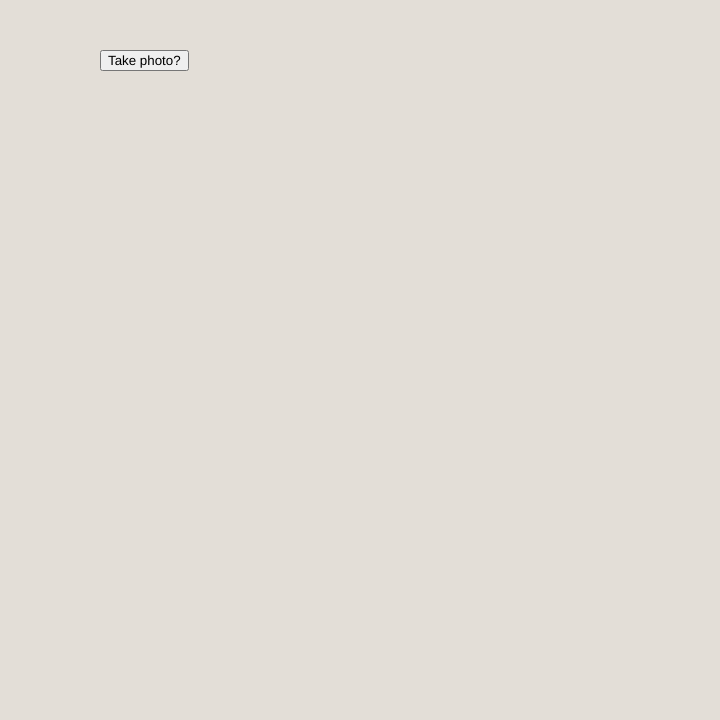
Frame 1 (no input)
Frame 60 (no input): identical to frame 1, image omitted
Frame 120 (the mouse pressed at the canvas centre since frame 60): identical to frame 1, image omitted

The p5.js sketch that drew this single still picture (run headless with seeded random() and noise() and a simulated clock; from frame 60 on, the mouse is pressed at the canvas centre):

// p5.js sketch
// ── sketch.js
let refreshButton;

let rightEyeWidth = 92;
let rightEyeHeight = 40;

let mouthWidth = 78;
let mouthHeight = 12;

let leftEyeX;
let leftEyeY;

let rightEyeX;
let rightEyeY;

let noseX;
let noseY;

let mouthX;
let mouthY;

let isHovering = false;
let isActive = false;

let bgHex = '#e3ded7'

function setup() {
  createCanvas(720,720);
  startButton = createButton('Take photo?');
  startButton.position(100,50);

  startButton.mouseClicked(activateCanvas);
}

// Canvas is "activated" after the button is pressed
function activateCanvas() {
  getRandomTranslate();
  startButton.remove();
  refreshButton = createButton('Retake photo?');
  refreshButton.position(310,600);

  refreshButton.mouseClicked(getRandomTranslate);
  isActive = true;
}

function draw() {
  background(bgHex);

  textAlign(CENTER);
  translate(0,0);

  // Will only draw when canvas has been activated
  if (isActive) {
    drawAll();
  }

  // Check for hover effects, then execute when true
  checkIfHovering();
  if (isHovering) {
    getRandomTranslate();
    textSize(100)
    fill(55, 53, 61)
    text(`${mouseX} , ${mouseY}`, 360, 360);
    textSize(25)
    fill(235, 227, 226)
    text(`imperfect`, 360, 420);
    bgHex = '#d98d86'
  } else {
    bgHex = '#e3ded7'
  }
}

function checkIfHovering() {
  if ( 
    // Left Eye detection
    (mouseX >= 200 + leftEyeX && mouseX <= 300 + leftEyeX &&
      mouseY >= 245 + leftEyeY && mouseY <= 280 + leftEyeY) ||
    // Right Eye detection
    (mouseX >= 432 + rightEyeX && mouseX <= 532 + rightEyeX &&
      mouseY >= 270 + rightEyeY && mouseY <= 320 + rightEyeY) ||
    // Nose detection
    (mouseX >= 310 + noseX && mouseX <= 395 + noseX &&
      mouseY >= 355 + noseY && mouseY <= 390 + noseY) ||
    // Mouth detection
    (mouseX >= 310 + mouthX && mouseX <= 410 + mouthX &&
      mouseY >= 485 + mouthY && mouseY <= 515 + mouthY)
  ) {
    isHovering = true;
  } else {
    isHovering = false;
  }


}

function drawAll() {
  
  // Left eye drawing
  translate(leftEyeX, leftEyeY);
  drawLeftEye();
  
  // Right eye drawing - scale is randomised as well
  translate(rightEyeX, rightEyeY);
  drawRightEye(rightEyeWidth, rightEyeHeight);
  
  // Nose drawing
  translate(noseX, noseY);
  drawNose();

  // Mouth drawing - scale is randomised as well
  translate(mouthX, mouthY)
  drawMouth(mouthWidth, mouthHeight);

}

// Function responsible for changing size and position
function getRandomTranslate() {

  leftEyeX = random(-5, 5);
  leftEyeY = random(-5, 5);

  rightEyeX = random(-7, 7);
  rightEyeY = random(-8, 9);

  rightEyeWidth = random(85, 100);
  rightEyeHeight = random(25, 62);

  noseX = random(-6, 7);
  noseY = random(-3, 4);

  mouthX = random(-7, 10);
  mouthY = random(-2, 3); 

  mouthWidth = random(75, 80);
  mouthHeight = random(5, 20);
}

function drawNose() {
  //fill(255,255,255)
  //rect(310,355, 85, 35)

    // Nose
  strokeWeight(6)
  line(320, 380, 360, 360)
  line(385, 380, 360, 360)
}

function drawLeftEye() {
  //fill(255,255,255)
  //rect(200,245, 100, 35)


    // Left Eye
    // Coloured part first
  strokeWeight(0)
  fill(61, 18, 6)
  quad(
     200, 272,
     250, 275,
     250, 250,
     200, 245);
  // Uncoloured part here
  fill(43, 20, 13)
  quad(
     250, 275,
     300, 275,
     300, 250,
     250, 250);
}

function drawRightEye(width, height) {

  //fill(255,255,255)
  //rect(432,270, 100, 50)

  fill(43, 20, 13)
  // Right Eye
  ellipse(
    480,295,
    width,height)
}

function drawMouth(width, height) {
  //fill(255,255,255)
  //rect(310,485, 100, 30)


  fill(43, 20, 13)
  ellipse(360,500,width,height)
}
